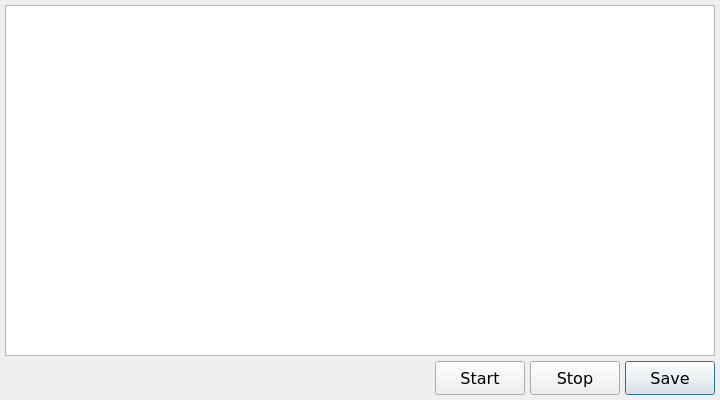
<ui version="4.0" >
 <class>winLog</class>
 <widget class="QDialog" name="winLog" >
  <property name="windowModality" >
   <enum>Qt::ApplicationModal</enum>
  </property>
  <property name="geometry" >
   <rect>
    <x>0</x>
    <y>0</y>
    <width>720</width>
    <height>400</height>
   </rect>
  </property>
  <property name="font" >
   <font>
    <family>Verdana</family>
    <pointsize>12</pointsize>
   </font>
  </property>
  <property name="windowTitle" >
   <string>MainWindow</string>
  </property>
  <property name="modal" >
   <bool>true</bool>
  </property>
  <widget class="QTextBrowser" name="txtLog" >
   <property name="geometry" >
    <rect>
     <x>5</x>
     <y>5</y>
     <width>710</width>
     <height>351</height>
    </rect>
   </property>
  </widget>
  <widget class="QPushButton" name="btnSave" >
   <property name="geometry" >
    <rect>
     <x>625</x>
     <y>361</y>
     <width>90</width>
     <height>34</height>
    </rect>
   </property>
   <property name="text" >
    <string>Save</string>
   </property>
  </widget>
  <widget class="QPushButton" name="btnStop" >
   <property name="geometry" >
    <rect>
     <x>530</x>
     <y>361</y>
     <width>90</width>
     <height>34</height>
    </rect>
   </property>
   <property name="text" >
    <string>Stop</string>
   </property>
  </widget>
  <widget class="QPushButton" name="btnStart" >
   <property name="geometry" >
    <rect>
     <x>435</x>
     <y>361</y>
     <width>90</width>
     <height>34</height>
    </rect>
   </property>
   <property name="text" >
    <string>Start</string>
   </property>
  </widget>
 </widget>
 <resources/>
 <connections/>
</ui>
